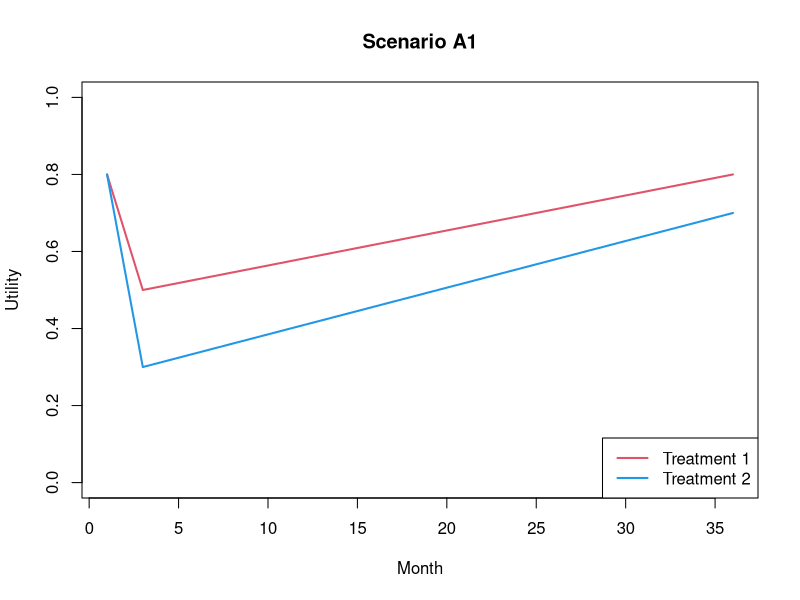

R code for this plot:



# linear fill: Ut is the vector of utility scores for one subject; it fills missing values linearly

fillU=function(Ut){
  Uf=Ut
  whichna=which(is.na(Uf))
  whichgood=which(!is.na(Uf))
  if(length(whichna)==0){
    return(Uf)
  }
  for(hh in whichna){
    if(hh==1){
      comeon=min(which(!is.na(Uf)))
      Uf[hh]=Uf[comeon]
    }else{
      if(hh==length(Uf)){
        Uf[hh]=Uf[hh-1]
      }else{
        houmiande=hh:length(Uf)
        if(mean(houmiande%in%whichna)==1){
          Uf[hh]=Uf[hh-1]
        }else{
          la1=hh-1
          la2=min(intersect(houmiande,whichgood))
          Uf[hh]=(hh-la1)/(la2-la1)*Uf[la2]+(la2-hh)/(la2-la1)*Uf[la1]
        }
      }
    }
  }
  return(Uf)
}



###################### simulate data

#sample size
n1=n2=50

tt=36   #months
tp=1:tt

set.seed(1)


#define utility functions
tcut=3 #changing point at 3 months

scenario="A1"

U1_base=U2_base=rep(NA,tt)
HR_true=1

if(scenario=="A1"){
  U1_base[1]=U2_base[1]=0.8
  U1_base[tcut]=0.5
  U2_base[tcut]=0.3
  U1_base[tt]=0.8
  U2_base[tt]=0.7
  p_missU=0.3 #probability of utility being missing
  xa=c(1,3,6,9,15,21,27,36) #timepoints when utility is recorded
}

U1_base=fillU(U1_base)
U2_base=fillU(U2_base)

#plot the baseline utility
#each individual's utility will be generated based on this, with added variations
plot(U1_base~tp,type="l",col=2,ylim=c(0,1),xlab="Month",ylab="Utility",lwd=2,main=paste("Scenario",scenario))
lines(U2_base~tp,col=4,xlab="Month",ylab="Utility",lwd=2)
legend("bottomright", legend=c("Treatment 1", "Treatment 2"),col=c(2,4), lty=1, cex=1,lwd=2)


#################parameter for covariates#######################

#cov -> treatment assignment
ba1=0.01    #older: choose more conservative (more trt2)
ba2=0.2    #male: more conservative (more trt2)

#cov -> survival
beta_age=0.04
beta_sex=0.2

#cov -> utility
theta_age1=-0.01  #older: worse
theta_sex1=-0.1  #male: worse
theta_age2=-0.01 #same for trt2
theta_sex2=-0.1

#trt2 has more males/older, and males/older tend to have worse survival and worse utility
#without adjusting, comparison will be biased

###########################################################


  #generate 10000 samples first
  set.seed(130)
  nn=10000
  age_min=35;age_max=80
  age_avg=mean(c(age_min,age_max))
  age=round(runif(nn,age_min,age_max))
  sex=rbinom(nn,1,0.5)    #1: male
  
  #generate treatments (trt2: old/control)
  prob_trt2=0.5+(age-age_avg)*ba1
  prob_trt2=prob_trt2+(sex-0.5)*ba2
  prob_trt2=pmin(prob_trt2,1)
  prob_trt2=pmax(prob_trt2,0)
  
  trt_all=rbinom(nn,1,prob_trt2)+1

  table(trt_all,sex) #trt 2 has more males
  mean(age[trt_all==1]);mean(age[trt_all==2]) #trt 2 has more older
  
  
  #select 100 for the dataset
  select1=sample(which(trt_all==1),n1)
  select2=sample(which(trt_all==2),n2)
  
  age1=age[select1]
  age2=age[select2]
  sex1=sex[select1]
  sex2=sex[select2]
  
  #simulate survival
  beta0=-4
  beta0b=beta0-log(HR_true)
  
  
  xz=beta_age*(mean(c(age1,age2)))+beta_sex*(mean(c(sex1,sex2)))
  
  rate1=exp(beta0)*exp(beta_age*(age1-age_avg)+beta_sex*(sex1-0.5))
  rate2=exp(beta0b)*exp(beta_age*(age2-age_avg)+beta_sex*(sex2-0.5))
  
  S1 <-rexp(n1, rate <-rate1)
  S2 <-rexp(n2, rate <-rate2)
  
  ## The censoring time

  zc=4.5
  
  C1<-pmin(runif(n1,min=0,max=zc*tt))
  C2<-pmin(runif(n2,min=0,max=zc*tt))

  ## The indicator
  delta1=delta10=(S1<=C1)
  delta2=delta20=(S2<=C2)
  
  ## The observed time
  S1<-pmin(S1,C1)
  S2<-pmin(S2,C2)
  
  delta1[which(S1>tt)]=FALSE
  delta2[which(S2>tt)]=FALSE
  
  S1=pmin(S1,tt)
  S2=pmin(S2,tt)
  
  S1=ceiling(S1)
  S2=ceiling(S2)
  
  S1=data.frame(y=S1,failed=delta1)
  S2=data.frame(y=S2,failed=delta2)
  
  
# Q: How to control the censor rate (say about 30% has censoring)?
  
###################


# simulate utility
U1=matrix(nrow=n1,ncol=tt)
U2=matrix(nrow=n2,ncol=tt)

ma1=theta_age1*mean(age1)+theta_sex1*mean(sex1)
ma2=theta_age2*mean(age2)+theta_sex2*mean(sex2)

for(i in 1:n1){
  uu=U1_base+theta_age1*(age1[i]-age_avg)+theta_sex1*(sex1[i]-0.5)+rnorm(tt,sd=0.1)
  uu=pmin(uu,1)
  uu=pmax(uu,0)
  U1[i,]=uu
}
for(i in 1:n2){
  uu=U2_base+theta_age2*(age2[i]-age_avg)+theta_sex2*(sex2[i]-0.5)+rnorm(tt,sd=0.1)
  uu=pmin(uu,1)
  uu=pmax(uu,0)
  U2[i,]=uu
}


# some utility scores are set to missing

missingrate=c(0)
missingrate[2:tt]=p_missU

U1b=matrix(nrow=n1,ncol=tt)
U2b=matrix(nrow=n2,ncol=tt)

for(j in 1:tt){
  hua=sample(c(1,NA),size=nrow(U1),prob=c(1-missingrate[j],missingrate[j]),replace=TRUE)
  U1b[,j]=hua*U1[,j]
  hua=sample(c(1,NA),size=nrow(U2),prob=c(1-missingrate[j],missingrate[j]),replace=TRUE)
  U2b[,j]=hua*U2[,j]
}



# S1, S2, U1b, U2b are the simulated data for HUS





# Q: We simulated the survival data using the exponential distributions, how to simulate data with competing risks?

# Q: Exponential is an easy choice, but there are other distributions like log-logistic, Weibull. What are their pros and cons?
